Frame 1 (no input): blank canvas, image omitted
Frame 60 (the mouse pressed at the canvas centre just before this capture): blank canvas, image omitted
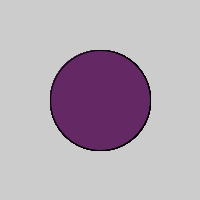
Frame 120 (the mouse held since frame 60 and released just before this capture)

The Processing sketch whose frames 1 and 60 were blank and that drew this single picture after the mouse press (run headless with seeded random() and noise(); from frame 60 on, the mouse is pressed at the canvas centre):

// Processing sketch: processing_93256
// ── processing_93256.pde

void setup(){
  size(200,200);
}
void draw(){
  fill(mouseX, 40,mouseY );
  ellipse(mouseX, mouseY, mouseY, mouseX);
 }
